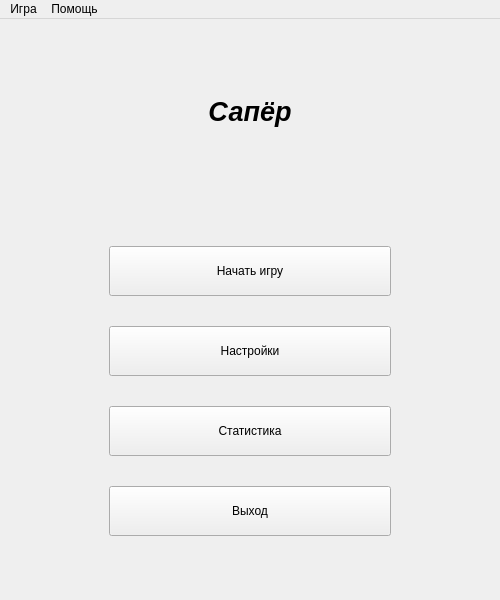
<?xml version="1.0" encoding="UTF-8"?>
<ui version="4.0">
 <class>MainWindow</class>
 <widget class="QMainWindow" name="MainWindow">
  <property name="geometry">
   <rect>
    <x>0</x>
    <y>0</y>
    <width>500</width>
    <height>600</height>
   </rect>
  </property>
  <property name="maximumSize">
   <size>
    <width>500</width>
    <height>600</height>
   </size>
  </property>
  <property name="font">
   <font>
    <family>Segoe UI</family>
    <pointsize>9</pointsize>
    <italic>false</italic>
    <bold>false</bold>
   </font>
  </property>
  <property name="windowTitle">
   <string>MineSweeper</string>
  </property>
  <property name="windowIcon">
   <iconset>
    <selectedon>:/mine.ico</selectedon>
   </iconset>
  </property>
  <widget class="QWidget" name="centralwidget">
   <property name="sizePolicy">
    <sizepolicy hsizetype="Preferred" vsizetype="Preferred">
     <horstretch>0</horstretch>
     <verstretch>0</verstretch>
    </sizepolicy>
   </property>
   <layout class="QGridLayout" name="gridLayout">
    <item row="7" column="1">
     <layout class="QVBoxLayout" name="verticalLayout" stretch="0,0,0,0">
      <property name="spacing">
       <number>30</number>
      </property>
      <property name="leftMargin">
       <number>0</number>
      </property>
      <property name="topMargin">
       <number>30</number>
      </property>
      <item>
       <widget class="QPushButton" name="startGameButton">
        <property name="sizePolicy">
         <sizepolicy hsizetype="Minimum" vsizetype="Fixed">
          <horstretch>0</horstretch>
          <verstretch>0</verstretch>
         </sizepolicy>
        </property>
        <property name="minimumSize">
         <size>
          <width>0</width>
          <height>50</height>
         </size>
        </property>
        <property name="text">
         <string>Начать игру</string>
        </property>
       </widget>
      </item>
      <item>
       <widget class="QPushButton" name="settingsButton">
        <property name="sizePolicy">
         <sizepolicy hsizetype="Minimum" vsizetype="Fixed">
          <horstretch>0</horstretch>
          <verstretch>0</verstretch>
         </sizepolicy>
        </property>
        <property name="minimumSize">
         <size>
          <width>0</width>
          <height>50</height>
         </size>
        </property>
        <property name="text">
         <string>Настройки</string>
        </property>
       </widget>
      </item>
      <item>
       <widget class="QPushButton" name="statisticsButton">
        <property name="enabled">
         <bool>true</bool>
        </property>
        <property name="minimumSize">
         <size>
          <width>0</width>
          <height>50</height>
         </size>
        </property>
        <property name="text">
         <string>Статистика</string>
        </property>
       </widget>
      </item>
      <item>
       <widget class="QPushButton" name="quitButton">
        <property name="sizePolicy">
         <sizepolicy hsizetype="Minimum" vsizetype="Fixed">
          <horstretch>0</horstretch>
          <verstretch>0</verstretch>
         </sizepolicy>
        </property>
        <property name="minimumSize">
         <size>
          <width>0</width>
          <height>50</height>
         </size>
        </property>
        <property name="text">
         <string>Выход</string>
        </property>
       </widget>
      </item>
     </layout>
    </item>
    <item row="7" column="0">
     <spacer name="horizontalSpacer">
      <property name="orientation">
       <enum>Qt::Orientation::Horizontal</enum>
      </property>
      <property name="sizeType">
       <enum>QSizePolicy::Policy::Fixed</enum>
      </property>
      <property name="sizeHint" stdset="0">
       <size>
        <width>100</width>
        <height>10</height>
       </size>
      </property>
     </spacer>
    </item>
    <item row="2" column="1">
     <spacer name="verticalSpacer">
      <property name="orientation">
       <enum>Qt::Orientation::Vertical</enum>
      </property>
      <property name="sizeType">
       <enum>QSizePolicy::Policy::Fixed</enum>
      </property>
      <property name="sizeHint" stdset="0">
       <size>
        <width>20</width>
        <height>25</height>
       </size>
      </property>
     </spacer>
    </item>
    <item row="11" column="1">
     <spacer name="verticalSpacer_2">
      <property name="orientation">
       <enum>Qt::Orientation::Vertical</enum>
      </property>
      <property name="sizeType">
       <enum>QSizePolicy::Policy::Fixed</enum>
      </property>
      <property name="sizeHint" stdset="0">
       <size>
        <width>20</width>
        <height>10</height>
       </size>
      </property>
     </spacer>
    </item>
    <item row="3" column="1">
     <widget class="QLabel" name="label">
      <property name="sizePolicy">
       <sizepolicy hsizetype="Preferred" vsizetype="Fixed">
        <horstretch>0</horstretch>
        <verstretch>0</verstretch>
       </sizepolicy>
      </property>
      <property name="font">
       <font>
        <family>MS Sans Serif</family>
        <pointsize>20</pointsize>
        <italic>true</italic>
        <bold>true</bold>
       </font>
      </property>
      <property name="text">
       <string>Сапёр</string>
      </property>
      <property name="alignment">
       <set>Qt::AlignmentFlag::AlignCenter</set>
      </property>
      <property name="margin">
       <number>0</number>
      </property>
     </widget>
    </item>
    <item row="7" column="3">
     <spacer name="horizontalSpacer_2">
      <property name="orientation">
       <enum>Qt::Orientation::Horizontal</enum>
      </property>
      <property name="sizeType">
       <enum>QSizePolicy::Policy::Fixed</enum>
      </property>
      <property name="sizeHint" stdset="0">
       <size>
        <width>100</width>
        <height>20</height>
       </size>
      </property>
     </spacer>
    </item>
    <item row="4" column="1">
     <spacer name="verticalSpacer_3">
      <property name="orientation">
       <enum>Qt::Orientation::Vertical</enum>
      </property>
      <property name="sizeType">
       <enum>QSizePolicy::Policy::Fixed</enum>
      </property>
      <property name="sizeHint" stdset="0">
       <size>
        <width>20</width>
        <height>40</height>
       </size>
      </property>
     </spacer>
    </item>
   </layout>
  </widget>
  <widget class="QMenuBar" name="menuBar">
   <property name="geometry">
    <rect>
     <x>0</x>
     <y>0</y>
     <width>500</width>
     <height>22</height>
    </rect>
   </property>
   <widget class="QMenu" name="menu">
    <property name="title">
     <string>Игра</string>
    </property>
    <widget class="QMenu" name="menu_3">
     <property name="title">
      <string>Сложность</string>
     </property>
     <addaction name="beginnerDifficulty"/>
     <addaction name="intermediateDifficulty"/>
     <addaction name="expertDifficulty"/>
     <addaction name="separator"/>
     <addaction name="customDifficulty"/>
    </widget>
    <widget class="QMenu" name="menu_4">
     <property name="title">
      <string>Режим игры</string>
     </property>
     <addaction name="randomMode"/>
     <addaction name="noSafeZoneMode"/>
     <addaction name="clusteredMode"/>
    </widget>
    <addaction name="restartTrigger"/>
    <addaction name="separator"/>
    <addaction name="menu_3"/>
    <addaction name="separator"/>
    <addaction name="menu_4"/>
    <addaction name="separator"/>
    <addaction name="settingsTrigger"/>
    <addaction name="statisticsTrigger"/>
   </widget>
   <widget class="QMenu" name="menu_2">
    <property name="title">
     <string>Помощь</string>
    </property>
    <addaction name="howToPlayTrigger"/>
    <addaction name="separator"/>
    <addaction name="aboutProgramTrigger"/>
   </widget>
   <addaction name="menu"/>
   <addaction name="menu_2"/>
  </widget>
  <action name="restartTrigger">
   <property name="text">
    <string>Новая игра</string>
   </property>
  </action>
  <action name="settingsTrigger">
   <property name="text">
    <string>Настройки</string>
   </property>
  </action>
  <action name="beginnerDifficulty">
   <property name="text">
    <string>Новичок</string>
   </property>
  </action>
  <action name="howToPlayTrigger">
   <property name="text">
    <string>Как играть</string>
   </property>
  </action>
  <action name="aboutProgramTrigger">
   <property name="text">
    <string>О программе</string>
   </property>
  </action>
  <action name="intermediateDifficulty">
   <property name="text">
    <string>Любитель</string>
   </property>
  </action>
  <action name="expertDifficulty">
   <property name="text">
    <string>Профи</string>
   </property>
  </action>
  <action name="statisticsTrigger">
   <property name="text">
    <string>Статистика</string>
   </property>
  </action>
  <action name="randomMode">
   <property name="text">
    <string>Случайный</string>
   </property>
  </action>
  <action name="noSafeZoneMode">
   <property name="text">
    <string>Без безопасной зоны</string>
   </property>
  </action>
  <action name="clusteredMode">
   <property name="text">
    <string>Кластерный</string>
   </property>
  </action>
  <action name="customDifficulty">
   <property name="text">
    <string>Пользовательская</string>
   </property>
  </action>
 </widget>
 <resources/>
 <connections/>
</ui>
